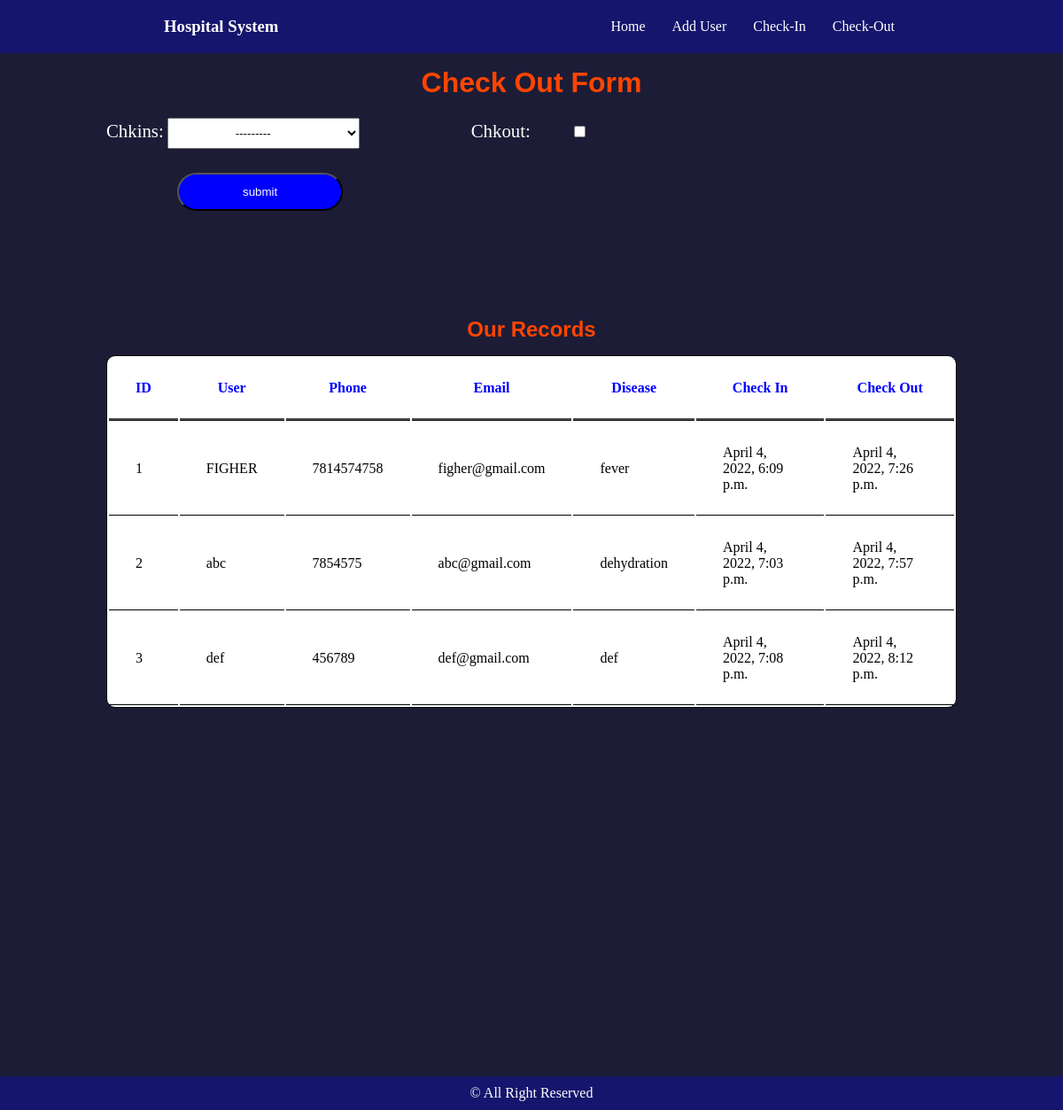
Screenshot of /check-out/ with the database file from the repository.
### website/models.py (models this page shows, shortened)
class Check_Out_Model(models.Model):
    chkins = models.OneToOneField(Check_In_Model, on_delete=models.CASCADE)
    chkout = models.BooleanField()
    chkout_date = models.DateTimeField(auto_now=True)

class Check_In_Model(models.Model):
    id = models.AutoField(primary_key=True)
    user = models.OneToOneField(User_Data, on_delete=models.CASCADE)
    chkin = models.BooleanField()
    chkin_date = models.DateTimeField(auto_now=True)
    def __str__(self):
        return self.user.name

class User_Data(models.Model):
    name = models.CharField(max_length=35)
    email = models.EmailField()
    phn = models.IntegerField()
    disease = models.CharField(max_length=50)

### website/views.py (the view)
# urls.py: path('check-out/', views.Check_Out, name="check-out"),
def Check_Out(request):
    checked_out = Check_Out_Model.objects.all()
    form = CheckOutForm()
    if request.method == "POST":
        form = CheckOutForm(request.POST)
        if form.is_valid():
                form.save()
    context = {'form': form, 'checked_out': checked_out}
    return render(request, 'website/check-out.html', context)

### website/forms.py
class CheckOutForm(forms.ModelForm):
    class Meta:
        model = Check_Out_Model
        fields = '__all__'

### website/templates/website/check-out.html (shortened to what this page needs)
{% extends 'website/index.html' %}
{% block content %}
    <h1 class="heading_h1">Check Out Form</h1>
    <form action="" method="post">
        {{form}}
        <br>
        <input type="submit" value="submit" class="sub-btn">
    </form>
    {% endblock content %}
    {% block data %}
    <section class="data">
        <h2 class="heading_h1">Our Records</h2>
        <table>
            <tr>
                <th>ID</th>
                <th>User</th>
                <th>Phone</th>
                <th>Email</th>
                <th>Disease</th>
                <th>Check In</th>
                <th>Check Out</th>
            </tr>
            {% for i in checked_out %}
            <tr>
                <td>{{i.chkins.user.id}}</td>
                <td>{{i.chkins.user.name}}</td>
                <td>{{i.chkins.user.phn}}</td>
                <td>{{i.chkins.user.email}}</td>
                <td>{{i.chkins.user.disease}}</td>
                <td>{{i.chkins.chkin_date}}</td>
                <td>{{i.chkout_date}}</td>
            </tr>
            {% endfor %}
        </table>
    </section>
    {% endblock data %}

### static/Style/index.css (style rules this page uses)
* { margin: 0; padding: 0; box-sizing: border-box; }
:root { --color-bg: #12173d; --color-bg1: rgb(21, 21, 109); --color-bg2: rgb(28, 28, 54); }
body { background-color: var(--color-bg2); }
.heading_h1 { text-align: center; padding: 15px; color: orangered; font-family: sans-serif; }
.data { margin-top: 5rem; }
table { width: 80%; margin: auto; border: 1px solid black; background-color: white; border-radius: 10px; }
table tr { padding: 25px; }
table tr th { border-bottom: 3px ridge black; color: blue; padding: 25px 30px; }
table tr td { padding: 25px 30px; border-bottom: 1px solid black; }
form { width: 80%; color: white; margin: auto; }
form select { padding: 8px 72px; margin-right: 122px; }
form label { font-size: 1.3rem; }
.sub-btn { padding: 12px 72px; margin: 25px 5rem; color: white; border-radius: 33px; background-color: blue; }
form input { padding: 8px 100px; margin: 15px 45px; }

### rows the page displays
Check_Out_Model: chkins.user.id "1", chkins.user.name "FIGHER", chkins.user.phn "7814574758", chkins.user.email "figher@gmail.com", chkins.user.disease "fever", chkins.chkin_date "April 4, 2022, 6:09 p.m.", chkout_date "April 4, 2022, 7:26 p.m."
Check_Out_Model: chkins.user.id "2", chkins.user.name "abc", chkins.user.phn "7854575", chkins.user.email "abc@gmail.com", chkins.user.disease "dehydration", chkins.chkin_date "April 4, 2022, 7:03 p.m.", chkout_date "April 4, 2022, 7:57 p.m."
Check_Out_Model: chkins.user.id "3", chkins.user.name "def", chkins.user.phn "456789", chkins.user.email "def@gmail.com", chkins.user.disease "def", chkins.chkin_date "April 4, 2022, 7:08 p.m.", chkout_date "April 4, 2022, 8:12 p.m."
